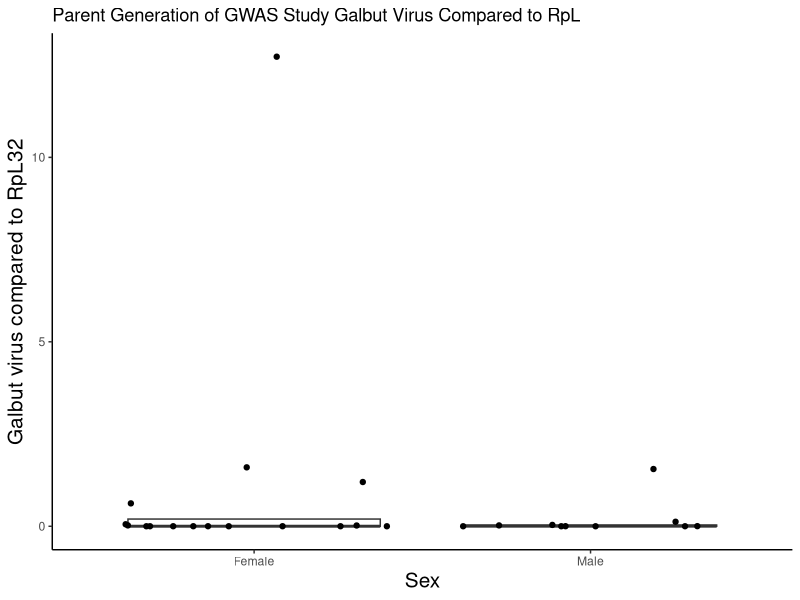

Generate this figure with R:
library(ggplot2)
library(gridExtra)
library(readxl)
install.packages("ggpubr")
library(ggpubr)

options(scipen = 999)

gwas<-read_excel("./GWAS_Parent_Analysis_12.15.22.xlsx")


pvi<-ggplot(data=gwas, aes(x=Sex, y=dd))+ geom_boxplot(outlier.shape=NA)+geom_point(position="jitter")+
  xlab("Sex")+ylab("Galbut virus compared to RpL32")+theme_classic()+theme(axis.title = element_text(size = 15))+
  ggtitle ("Parent Generation of GWAS Study Galbut Virus Compared to RpL")

pvi

